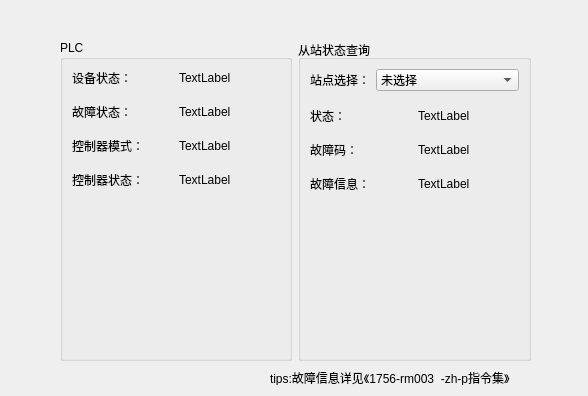
<?xml version="1.0" encoding="UTF-8"?>
<ui version="4.0">
 <class>Dialog</class>
 <widget class="QDialog" name="Dialog">
  <property name="geometry">
   <rect>
    <x>0</x>
    <y>0</y>
    <width>588</width>
    <height>396</height>
   </rect>
  </property>
  <property name="cursor">
   <cursorShape>CrossCursor</cursorShape>
  </property>
  <property name="windowTitle">
   <string>状态查询</string>
  </property>
  <widget class="QLabel" name="label_6">
   <property name="geometry">
    <rect>
     <x>270</x>
     <y>370</y>
     <width>262</width>
     <height>15</height>
    </rect>
   </property>
   <property name="text">
    <string>tips:故障信息详见《1756-rm003_-zh-p指令集》</string>
   </property>
  </widget>
  <widget class="QWidget" name="layoutWidget">
   <property name="geometry">
    <rect>
     <x>60</x>
     <y>40</y>
     <width>471</width>
     <height>321</height>
    </rect>
   </property>
   <layout class="QHBoxLayout" name="horizontalLayout_22">
    <item>
     <widget class="QGroupBox" name="groupBox">
      <property name="title">
       <string>PLC</string>
      </property>
      <layout class="QVBoxLayout" name="verticalLayout">
       <item>
        <layout class="QHBoxLayout" name="horizontalLayout_4">
         <item>
          <widget class="QLabel" name="label_3">
           <property name="text">
            <string>设备状态：</string>
           </property>
          </widget>
         </item>
         <item>
          <widget class="QLabel" name="label_PLC_status">
           <property name="text">
            <string>TextLabel</string>
           </property>
          </widget>
         </item>
        </layout>
       </item>
       <item>
        <spacer name="verticalSpacer">
         <property name="orientation">
          <enum>Qt::Vertical</enum>
         </property>
         <property name="sizeType">
          <enum>QSizePolicy::Fixed</enum>
         </property>
         <property name="sizeHint" stdset="0">
          <size>
           <width>20</width>
           <height>10</height>
          </size>
         </property>
        </spacer>
       </item>
       <item>
        <layout class="QHBoxLayout" name="horizontalLayout_3">
         <item>
          <widget class="QLabel" name="label_4">
           <property name="text">
            <string>故障状态：</string>
           </property>
          </widget>
         </item>
         <item>
          <widget class="QLabel" name="label_PLC_fault_status">
           <property name="text">
            <string>TextLabel</string>
           </property>
          </widget>
         </item>
        </layout>
       </item>
       <item>
        <spacer name="verticalSpacer_2">
         <property name="orientation">
          <enum>Qt::Vertical</enum>
         </property>
         <property name="sizeType">
          <enum>QSizePolicy::Fixed</enum>
         </property>
         <property name="sizeHint" stdset="0">
          <size>
           <width>20</width>
           <height>10</height>
          </size>
         </property>
        </spacer>
       </item>
       <item>
        <layout class="QHBoxLayout" name="horizontalLayout_2">
         <item>
          <widget class="QLabel" name="label_5">
           <property name="text">
            <string>控制器模式：</string>
           </property>
          </widget>
         </item>
         <item>
          <widget class="QLabel" name="label_controller_mode">
           <property name="text">
            <string>TextLabel</string>
           </property>
          </widget>
         </item>
        </layout>
       </item>
       <item>
        <spacer name="verticalSpacer_22">
         <property name="orientation">
          <enum>Qt::Vertical</enum>
         </property>
         <property name="sizeType">
          <enum>QSizePolicy::Fixed</enum>
         </property>
         <property name="sizeHint" stdset="0">
          <size>
           <width>20</width>
           <height>10</height>
          </size>
         </property>
        </spacer>
       </item>
       <item>
        <layout class="QHBoxLayout" name="horizontalLayout_23">
         <item>
          <widget class="QLabel" name="label_7">
           <property name="text">
            <string>控制器状态：</string>
           </property>
          </widget>
         </item>
         <item>
          <widget class="QLabel" name="label_controller_status">
           <property name="text">
            <string>TextLabel</string>
           </property>
          </widget>
         </item>
        </layout>
       </item>
       <item>
        <spacer name="verticalSpacer_4">
         <property name="orientation">
          <enum>Qt::Vertical</enum>
         </property>
         <property name="sizeHint" stdset="0">
          <size>
           <width>20</width>
           <height>135</height>
          </size>
         </property>
        </spacer>
       </item>
      </layout>
     </widget>
    </item>
    <item>
     <widget class="QGroupBox" name="groupBox_3">
      <property name="title">
       <string>从站状态查询</string>
      </property>
      <layout class="QVBoxLayout" name="verticalLayout_2">
       <item>
        <layout class="QHBoxLayout" name="horizontalLayout">
         <item>
          <widget class="QLabel" name="label">
           <property name="text">
            <string>站点选择：</string>
           </property>
          </widget>
         </item>
         <item>
          <widget class="QComboBox" name="comboBox_station_select">
           <item>
            <property name="text">
             <string>未选择</string>
            </property>
           </item>
           <item>
            <property name="text">
             <string>1#维修区/安全门</string>
            </property>
           </item>
           <item>
            <property name="text">
             <string>2#维修区/安全门</string>
            </property>
           </item>
           <item>
            <property name="text">
             <string>3#维修区/安全门</string>
            </property>
           </item>
           <item>
            <property name="text">
             <string>4#维修区/安全门</string>
            </property>
           </item>
           <item>
            <property name="text">
             <string>1#上架X4</string>
            </property>
           </item>
           <item>
            <property name="text">
             <string>2#上架X4</string>
            </property>
           </item>
           <item>
            <property name="text">
             <string>3#上架X4</string>
            </property>
           </item>
           <item>
            <property name="text">
             <string>4#上架X4</string>
            </property>
           </item>
           <item>
            <property name="text">
             <string>5#上架X4</string>
            </property>
           </item>
           <item>
            <property name="text">
             <string>6#上架X4</string>
            </property>
           </item>
           <item>
            <property name="text">
             <string>7#上架X4</string>
            </property>
           </item>
           <item>
            <property name="text">
             <string>8#上架X4</string>
            </property>
           </item>
           <item>
            <property name="text">
             <string>9#上架X4</string>
            </property>
           </item>
           <item>
            <property name="text">
             <string>1#拣选X4</string>
            </property>
           </item>
           <item>
            <property name="text">
             <string>2#拣选X4</string>
            </property>
           </item>
           <item>
            <property name="text">
             <string>3#拣选X4</string>
            </property>
           </item>
           <item>
            <property name="text">
             <string>4#拣选X4</string>
            </property>
           </item>
           <item>
            <property name="text">
             <string>5#拣选X4</string>
            </property>
           </item>
           <item>
            <property name="text">
             <string>6#拣选X4</string>
            </property>
           </item>
           <item>
            <property name="text">
             <string>7#拣选X4</string>
            </property>
           </item>
           <item>
            <property name="text">
             <string>8#拣选X4</string>
            </property>
           </item>
           <item>
            <property name="text">
             <string>9#拣选X4</string>
            </property>
           </item>
           <item>
            <property name="text">
             <string>1#安全门X1</string>
            </property>
           </item>
           <item>
            <property name="text">
             <string>2#安全门X1</string>
            </property>
           </item>
           <item>
            <property name="text">
             <string>3#安全门X1</string>
            </property>
           </item>
           <item>
            <property name="text">
             <string>4#安全门X1</string>
            </property>
           </item>
           <item>
            <property name="text">
             <string>5#安全门X1</string>
            </property>
           </item>
           <item>
            <property name="text">
             <string>6#安全门X1</string>
            </property>
           </item>
           <item>
            <property name="text">
             <string>7#安全门X1</string>
            </property>
           </item>
           <item>
            <property name="text">
             <string>8#安全门X1</string>
            </property>
           </item>
           <item>
            <property name="text">
             <string>9#安全门X1</string>
            </property>
           </item>
           <item>
            <property name="text">
             <string>1#输送线X2</string>
            </property>
           </item>
           <item>
            <property name="text">
             <string>2#输送线X2</string>
            </property>
           </item>
           <item>
            <property name="text">
             <string>3#输送线X2</string>
            </property>
           </item>
           <item>
            <property name="text">
             <string>4#输送线X2</string>
            </property>
           </item>
           <item>
            <property name="text">
             <string>1#Q1P拣选/Q3P拣选</string>
            </property>
           </item>
           <item>
            <property name="text">
             <string>2#Q1P拣选/Q3P拣选</string>
            </property>
           </item>
           <item>
            <property name="text">
             <string>3#Q1P拣选/Q3P拣选</string>
            </property>
           </item>
           <item>
            <property name="text">
             <string>4#Q1P拣选/Q3P拣选</string>
            </property>
           </item>
           <item>
            <property name="text">
             <string>5#Q1P拣选/Q3P拣选</string>
            </property>
           </item>
           <item>
            <property name="text">
             <string>6#Q1P拣选/Q3P拣选</string>
            </property>
           </item>
           <item>
            <property name="text">
             <string>7#Q1P拣选/Q3P拣选</string>
            </property>
           </item>
           <item>
            <property name="text">
             <string>8#Q1P拣选/Q3P拣选</string>
            </property>
           </item>
           <item>
            <property name="text">
             <string>9#Q1P拣选/Q3P拣选</string>
            </property>
           </item>
           <item>
            <property name="text">
             <string>1#Q3P托盘X2</string>
            </property>
           </item>
           <item>
            <property name="text">
             <string>2#Q3P托盘X2</string>
            </property>
           </item>
           <item>
            <property name="text">
             <string>3#Q3P托盘X2</string>
            </property>
           </item>
           <item>
            <property name="text">
             <string>4#Q3P托盘X2</string>
            </property>
           </item>
           <item>
            <property name="text">
             <string>主柜远程IO</string>
            </property>
           </item>
           <item>
            <property name="text">
             <string>从PLC</string>
            </property>
           </item>
          </widget>
         </item>
        </layout>
       </item>
       <item>
        <spacer name="verticalSpacer_3">
         <property name="orientation">
          <enum>Qt::Vertical</enum>
         </property>
         <property name="sizeType">
          <enum>QSizePolicy::Fixed</enum>
         </property>
         <property name="sizeHint" stdset="0">
          <size>
           <width>20</width>
           <height>10</height>
          </size>
         </property>
        </spacer>
       </item>
       <item>
        <layout class="QHBoxLayout" name="horizontalLayout_5">
         <item>
          <widget class="QLabel" name="label_2">
           <property name="text">
            <string>状态：</string>
           </property>
          </widget>
         </item>
         <item>
          <widget class="QLabel" name="label_status">
           <property name="text">
            <string>TextLabel</string>
           </property>
          </widget>
         </item>
        </layout>
       </item>
       <item>
        <spacer name="verticalSpacer_5">
         <property name="orientation">
          <enum>Qt::Vertical</enum>
         </property>
         <property name="sizeType">
          <enum>QSizePolicy::Fixed</enum>
         </property>
         <property name="sizeHint" stdset="0">
          <size>
           <width>20</width>
           <height>10</height>
          </size>
         </property>
        </spacer>
       </item>
       <item>
        <layout class="QHBoxLayout" name="horizontalLayout_6">
         <item>
          <widget class="QLabel" name="label_9">
           <property name="text">
            <string>故障码：</string>
           </property>
          </widget>
         </item>
         <item>
          <widget class="QLabel" name="label_errcode">
           <property name="text">
            <string>TextLabel</string>
           </property>
          </widget>
         </item>
        </layout>
       </item>
       <item>
        <spacer name="verticalSpacer_6">
         <property name="orientation">
          <enum>Qt::Vertical</enum>
         </property>
         <property name="sizeType">
          <enum>QSizePolicy::Fixed</enum>
         </property>
         <property name="sizeHint" stdset="0">
          <size>
           <width>20</width>
           <height>10</height>
          </size>
         </property>
        </spacer>
       </item>
       <item>
        <layout class="QHBoxLayout" name="horizontalLayout_7">
         <item>
          <widget class="QLabel" name="label_10">
           <property name="text">
            <string>故障信息：</string>
           </property>
          </widget>
         </item>
         <item>
          <widget class="QLabel" name="label_errinfo">
           <property name="text">
            <string>TextLabel</string>
           </property>
          </widget>
         </item>
        </layout>
       </item>
       <item>
        <spacer name="verticalSpacer_7">
         <property name="orientation">
          <enum>Qt::Vertical</enum>
         </property>
         <property name="sizeHint" stdset="0">
          <size>
           <width>20</width>
           <height>126</height>
          </size>
         </property>
        </spacer>
       </item>
      </layout>
     </widget>
    </item>
   </layout>
  </widget>
 </widget>
 <resources/>
 <connections/>
</ui>
